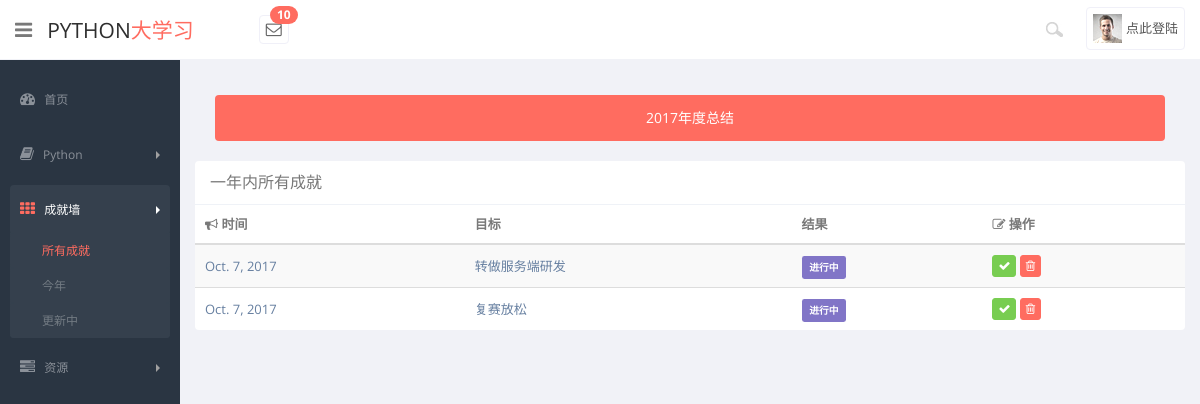
Screenshot of /achievement/yearcontent/2017/ with the database file from the repository.
### achievement/models.py (models this page shows, shortened)
class AchievementBase(models.Model):
    achievement_author = models.ForeignKey('auth.User', blank=True, null=True, verbose_name='作者')  # 外键不能直接写别名
    class Meta:
        abstract = True

class Achievement(AchievementBase):
    achievement_date = models.DateField('发表时间', auto_now=True)
    achievement_year = models.ForeignKey(AchievementYear,verbose_name="成就年分类")
    achievement_title = models.CharField('标题', max_length=50)
    achievement_text = models.CharField('正文内容', max_length=200)
    achievement_reach = models.IntegerField(verbose_name='是否达成0/1')
    class Meta:
        verbose_name = '成就'
        verbose_name_plural = '成就'

### achievement/views.py (the view)
# urls.py: url(r'^yearcontent/(?P<year>[0-9]+)/$', views.yearcontent, name='yearcontent'),
def yearcontent(request,year):
    yearcategory = AchievementYear.objects.get(achievement_date=year)
    a = Achievement.objects.filter(achievement_year=yearcategory)
    es = []
    for e in a:
        es.append((e.id, e.achievement_date, e.achievement_title, e.achievement_reach))
    year=year
    return render(request,'achievement/yearcontent.html', {'es': es,'year':year})

### achievement/templates/achievement/yearcontent.html (shortened to what this page needs)
{% extends "achievement/base.html" %}
{% load staticfiles %}
{% block sidebar %}
      <aside>
          <div id="sidebar"  class="nav-collapse ">
              <ul class="sidebar-menu">
                  <li>
                       <a class="" href="{% url 'pythonnav:index' %}">
                          <i class="icon-dashboard"></i>
                          <span>首页</span>
                      </a>
                  </li>
                  <li class="sub-menu">
                      <a href="javascript:;" class="">
                          <i class="icon-book"></i>
                          <span>Python</span>
                          <span class="arrow"></span>
                      </a>
                  </li>
                  <li class="sub-menu active">
                      <a href="javascript:;" class="">
                          <i class="icon-th"></i>
                          <span>成就墙</span>
                          <span class="arrow"></span>
                      </a>
                      <ul class="sub active">
                          <li class="active"><a class="" href="{% url 'achievement:index' %}">所有成就</a></li>
                          <li><a class="" href="{% url 'achievement:achievement' %}">今年</a></li>
                          <li><a class="" href="http://devnav.win/">更新中</a></li>
                      </ul>
                  </li>
                  <li class="sub-menu">
                      <a href="javascript:;" class="">
                          <i class="icon-tasks"></i>
                          <span>资源</span>
                          <span class="arrow"></span>
                      </a>
                  </li>
              </ul>
          </div>
      </aside>
{% endblock %}
{% block maincontent %}
      <section id="main-content">
          <section class="wrapper">
              <div class="inbox-body">
                          <a class="btn btn-compose" data-toggle="modal" href="#myModal">
                              {{ year }}年度总结
                          </a>
                      </div>
              <div class="row">
                  <div class="col-lg-12">
                      <section class="panel">
                          <header class="panel-heading">
                              一年内所有成就
                          </header>
                          <table class="table table-striped table-advance table-hover">
                              <thead>
                              <tr>
                                  <th><i class="icon-bullhorn"></i> 时间</th>
                                  <th colspan="4"> 目标</th>
                                  <th>结果</th>
                                  <th><i class=" icon-edit"></i> 操作</th>
                              </tr>
                              </thead>
                              <tbody>
                              {% for id,x,y,z in es %}
                              <tr>
                                  <td><a href="#">{{ x }}</a></td>
                                  <td colspan="4"><a href={% url 'achievement:viewcontent' id %} >{{ y }}</a></td>
                                  <td>
                                      {% if z %}
                                        <span class="label label-primary label-mini">达成</span>
                                      {% else %}
                                        <span class="label label-info label-mini">进行中</span>
                                      {% endif %}
                                  </td>
                                  <td>
                                      <a href={% url 'achievement:changestate' id %} ><button class="btn btn-success btn-xs"><i class="icon-ok"></i></button></a>
                                      <a href={% url 'achievement:deleteone' id %} ><button class="btn btn-danger btn-xs"><i class="icon-trash "></i></button></a>
                                  </td>
                              </tr>
                              {% endfor %}
                              </tbody>
                          </table>
                      </section>
                  </div>
              </div>
          </section>
      </section>
{% endblock %}

### pythonnav/static/pythonnav/css/style.css (style rules this page uses)
body { color: #797979; background: #f1f2f7; font-family: 'Open Sans', sans-serif; padding: 0px !important; margin: 0px !important; font-size:13px; }
ul li { list-style: none; }
a, a:hover, a:focus { text-decoration: none; outline: none; }
#sidebar { width: 180px; height: 100%; position: fixed; background: #2a3542; }
ul.sidebar-menu , ul.sidebar-menu li ul.sub { margin: -2px 0 0; padding: 0; }
ul.sidebar-menu { margin-top: 75px; }
#sidebar > ul > li > ul.sub { display: none; }
#sidebar > ul > li.active > ul.sub, #sidebar > ul > li > ul.sub > li > a { display: block; }
ul.sidebar-menu li ul.sub li { background: #35404D; margin-bottom: 0; margin-left: 0; margin-right: 0; }
ul.sidebar-menu li ul.sub li:last-child { border-radius: 0 0 4px 4px; -webkit-border-radius: 0 0 4px 4px; }
ul.sidebar-menu li ul.sub li a { font-size: 12px; padding: 0 0 0 32px; line-height: 35px; height: 35px; -webkit-transition: all 0.3s ease; -moz-transition: all 0.3s ease; -o-transition: all 0.3s ease; -ms-transition: all 0.3s ease; transition: all 0.3s ease; color: #737B83; }
ul.sidebar-menu li ul.sub li a:hover, ul.sidebar-menu li ul.sub li.active a { color: #FF6C60; -webkit-transition: all 0.3s ease; -moz-transition: all 0.3s ease; -o-transition: all 0.3s ease; -ms-transition: all 0.3s ease; transition: all 0.3s ease; display: block; }
ul.sidebar-menu li { line-height: 20px !important; margin-bottom: 5px; margin-left:10px; margin-right:10px; }
ul.sidebar-menu li.sub-menu { line-height: 15px; }
ul.sidebar-menu li a span { display: inline-block; }
ul.sidebar-menu li a { color: #8b9199; text-decoration: none; display: block; padding: 15px 0 15px 10px; font-size: 12px; outline: none; -webkit-transition: all 0.3s ease; -moz-transition: all 0.3s ease; -o-transition: all 0.3s ease; -ms-transition: all 0.3s ease; transition: all 0.3s ease; }
ul.sidebar-menu li.active a, ul.sidebar-menu li a:hover, ul.sidebar-menu li a:focus { background: #35404d; color: #fff; display: block; border-radius: 4px; -webkit-border-radius: 4px; -webkit-transition: all 0.3s ease; -moz-transition: all 0.3s ease; -o-transition: all 0.3s ease; -ms-transition: all 0.3s ease; transition: all 0.3s ease; }
ul.sidebar-menu li a i { font-size: 15px; padding-right: 6px; }
ul.sidebar-menu li.active a i { color: #FF6C60; }
#sidebar ul > li > a .arrow { border-bottom: 4px solid transparent; border-left: 4px solid #A0A0A0; border-top: 4px solid transparent; float: right; height: 0; margin-right: 10px; margin-top: 6px; width: 0; }
#sidebar ul > li.active > a .arrow, #sidebar ul > li > a:hover .arrow, #sidebar ul > li > a:focus .arrow { float: right; margin-top: 6px; margin-right: 10px; width: 0; height: 0; border-left: 4px solid #fff; border-top: 4px solid transparent; border-bottom: 4px solid transparent; }
#main-content { margin-left: 180px; }
.wrapper { display: inline-block; margin-top: 60px; padding: 15px; width: 100%; }
.inbox-body { padding: 20px; }
.btn-compose { background: #ff6c60; padding: 12px 0; text-align: center; width: 100%; color: #fff; }
.table-advance tr td { vertical-align: middle !important; }

### rows the page displays
Achievement: es "Oct. 7, 2017", es "转做服务端研发"
Achievement: es "Oct. 7, 2017", es "复赛放松"

### other values shown
{{ year }} "2017"
